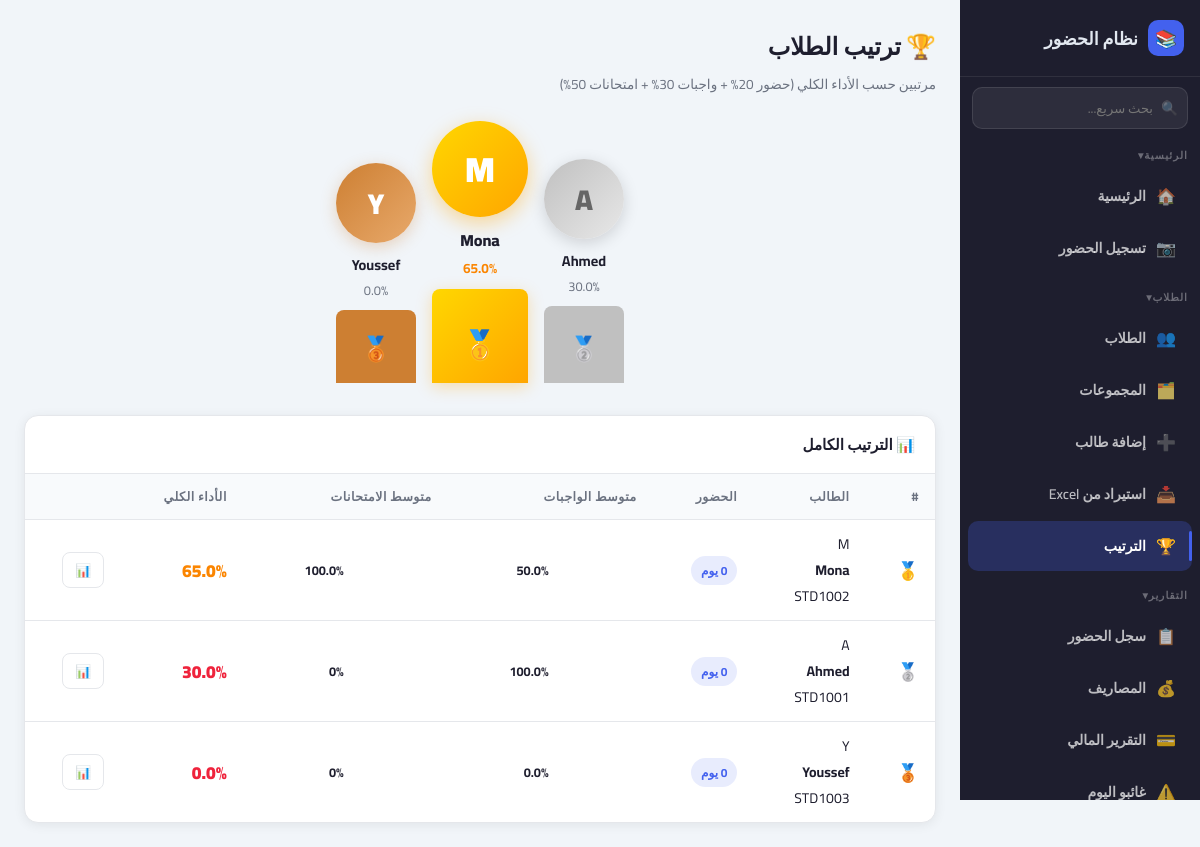
Page /ranking on the committed database.
### tables this page shows
CREATE TABLE students (
            id INTEGER PRIMARY KEY AUTOINCREMENT,
            name TEXT NOT NULL,
            parent_whatsapp TEXT,
            student_id TEXT NOT NULL UNIQUE
        , session_fee REAL DEFAULT 85, group_id INTEGER, notes TEXT DEFAULT "", sessions_per_week INTEGER DEFAULT 1);

### app.py (the view)
@app.route('/ranking')
def ranking():
    conn = sqlite3.connect('attendance.db')
    c = conn.cursor(); c.execute('SELECT id, name, student_id FROM students')
    students_list = c.fetchall(); ranking_data = []
    for s in students_list:
        sid = s[2]
        c.execute('SELECT COUNT(*) FROM attendance WHERE student_id=?', (sid,)); att = c.fetchone()[0]
        c.execute('SELECT score, max_score FROM homework WHERE student_id=?', (sid,)); hw = c.fetchall()
        c.execute('SELECT score, max_score FROM exams WHERE student_id=?', (sid,)); ex = c.fetchall()
        hw_avg = round(sum(r[0]/r[1]*100 for r in hw)/len(hw), 1) if hw else 0
        ex_avg = round(sum(r[0]/r[1]*100 for r in ex)/len(ex), 1) if ex else 0
        overall = round((hw_avg*0.3 + ex_avg*0.5 + min(att*10,100)*0.2), 1)
        ranking_data.append({'name':s[1],'student_id':sid,'attendance':att,'hw_avg':hw_avg,'ex_avg':ex_avg,'overall':overall})
    ranking_data.sort(key=lambda x: x['overall'], reverse=True)
    conn.close()
    return render_template('ranking.html', ranking=ranking_data)

### templates/ranking.html (shortened to what this page needs)
<!DOCTYPE html>
<html lang="ar" dir="rtl">
<head>
  <link rel="stylesheet" href="{{ url_for('static', filename='style.css') }}">
</head>
<body>
<div class="app-layout">
  {% include 'sidebar.html' %}
  <main class="main-content">
    <div class="topbar">
      <div class="topbar-title">
        <h1>🏆 ترتيب الطلاب</h1>
        <p>مرتبين حسب الأداء الكلي (حضور 20% + واجبات 30% + امتحانات 50%)</p>
      </div>
    </div>
    {% if ranking|length >= 3 %}
    <div style="display:flex; justify-content:center; align-items:flex-end; gap:16px; margin-bottom:32px; flex-wrap:wrap;">
      <div style="text-align:center;">
        <div style="width:80px;height:80px;background:linear-gradient(135deg,#c0c0c0,#e8e8e8);border-radius:50%;display:flex;align-items:center;justify-content:center;font-size:1.8rem;font-weight:900;color:#666;margin:0 auto 8px;box-shadow:0 4px 16px rgba(0,0,0,0.15);">
          {{ ranking[1].name[0] }}
        </div>
        <div style="font-weight:700;font-size:0.9rem;">{{ ranking[1].name }}</div>
        <div style="font-size:0.8rem;color:var(--gray);">{{ ranking[1].overall }}%</div>
        <div style="background:#c0c0c0;color:white;padding:20px 24px 12px;border-radius:8px 8px 0 0;margin-top:8px;font-size:1.5rem;">🥈</div>
      </div>
      <div style="text-align:center;">
        <div style="width:96px;height:96px;background:linear-gradient(135deg,#FFD700,#FFA500);border-radius:50%;display:flex;align-items:center;justify-content:center;font-size:2.2rem;font-weight:900;color:white;margin:0 auto 8px;box-shadow:0 6px 20px rgba(255,165,0,0.4);">
          {{ ranking[0].name[0] }}
        </div>
        <div style="font-weight:800;font-size:1rem;">{{ ranking[0].name }}</div>
        <div style="font-size:0.85rem;color:var(--warning);font-weight:700;">{{ ranking[0].overall }}%</div>
        <div style="background:linear-gradient(135deg,#FFD700,#FFA500);color:white;padding:28px 28px 12px;border-radius:8px 8px 0 0;margin-top:8px;font-size:1.8rem;box-shadow:0 4px 16px rgba(255,165,0,0.3);">🥇</div>
      </div>
      <div style="text-align:center;">
        <div style="width:80px;height:80px;background:linear-gradient(135deg,#CD7F32,#e8a96b);border-radius:50%;display:flex;align-items:center;justify-content:center;font-size:1.8rem;font-weight:900;color:white;margin:0 auto 8px;box-shadow:0 4px 16px rgba(205,127,50,0.3);">
          {{ ranking[2].name[0] }}
        </div>
        <div style="font-weight:700;font-size:0.9rem;">{{ ranking[2].name }}</div>
        <div style="font-size:0.8rem;color:var(--gray);">{{ ranking[2].overall }}%</div>
        <div style="background:#CD7F32;color:white;padding:16px 24px 12px;border-radius:8px 8px 0 0;margin-top:8px;font-size:1.5rem;">🥉</div>
      </div>
    </div>
    {% endif %}
    <div class="card">
      <div class="card-header"><h2>📊 الترتيب الكامل</h2></div>
      <div class="table-wrapper">
        {% if ranking %}
        <table>
          <thead>
            <tr>
              <th>#</th>
              <th>الطالب</th>
              <th>الحضور</th>
              <th>متوسط الواجبات</th>
              <th>متوسط الامتحانات</th>
              <th>الأداء الكلي</th>
              <th></th>
            </tr>
          </thead>
          <tbody>
            {% for s in ranking %}
            <tr>
              <td>
                <span style="font-weight:800;font-size:1.1rem;color:
                  {% if loop.index == 1 %}#FFD700
                  {% elif loop.index == 2 %}#c0c0c0
                  {% elif loop.index == 3 %}#CD7F32
                  {% else %}var(--gray){% endif %};">
                  {% if loop.index == 1 %}🥇
                  {% elif loop.index == 2 %}🥈
                  {% elif loop.index == 3 %}🥉
                  {% else %}{{ loop.index }}{% endif %}
                </span>
              </td>
              <td>
                <div class="student-row-card">
                  <div class="student-avatar">{{ s.name[0] }}</div>
                  <div class="student-info-mini">
                    <h4>{{ s.name }}</h4>
                    <p>{{ s.student_id }}</p>
                  </div>
                </div>
              </td>
              <td><span class="badge badge-primary">{{ s.attendance }} يوم</span></td>
              <td>
                <div style="display:flex;align-items:center;gap:8px;">
                  <span style="font-size:0.8rem;font-weight:700;">{{ s.hw_avg }}%</span>
                </div>
              </td>
              <td>
                <div style="display:flex;align-items:center;gap:8px;">
                  <span style="font-size:0.8rem;font-weight:700;">{{ s.ex_avg }}%</span>
                </div>
              </td>
              <td>
                <span style="font-size:1.1rem;font-weight:900;color:
                  {% if s.overall>=80 %}var(--success)
                  {% elif s.overall>=60 %}var(--warning)
                  {% else %}var(--danger){% endif %};">
                  {{ s.overall }}%
                </span>
              </td>
              <td>
                <a href="{{ url_for('performance', student_id=s.student_id) }}" class="btn btn-outline btn-sm">📊</a>
              </td>
            </tr>
            {% endfor %}
          </tbody>
        </table>
        {% else %}
        <div class="empty-state"><div class="empty-icon">🏆</div><p>لا يوجد طلاب بعد</p></div>
        {% endif %}
      </div>
    </div>
  </main>
</div>
</body>
</html>

### templates/sidebar.html (shortened to what this page needs)
<div class="sidebar" id="sidebar">
  <div class="sidebar-logo">
    <div class="logo-icon">📚</div>
    <span>نظام الحضور</span>
  </div>
  <div style="padding:10px 12px 4px;">
    <div style="position:relative;">
      <span style="position:absolute;right:10px;top:50%;transform:translateY(-50%);
        color:rgba(255,255,255,0.4);font-size:0.85rem;">🔍</span>
      <input id="sidebarSearch" type="text" placeholder="بحث سريع..."
        autocomplete="off"
        style="width:100%;padding:8px 34px 8px 10px;border-radius:10px;
          border:1px solid rgba(255,255,255,0.1);
          background:rgba(255,255,255,0.07);color:white;
          font-family:'Cairo',sans-serif;font-size:0.82rem;"
        oninput="quickSearch(this.value)">
    </div>
  </div>
  <div class="nav-section collapsible" onclick="toggleSection(this)">
    <span>الرئيسية</span><span class="section-arrow">▾</span>
  </div>
  <div class="nav-group">
    <a href="/dashboard" class="nav-link"><span class="nav-icon">🏠</span> الرئيسية</a>
    <a href="/scan"      class="nav-link"><span class="nav-icon">📷</span> تسجيل الحضور</a>
  </div>
  <div class="nav-section collapsible" onclick="toggleSection(this)">
    <span>الطلاب</span><span class="section-arrow">▾</span>
  </div>
  <div class="nav-group">
    <a href="/students"       class="nav-link"><span class="nav-icon">👥</span> الطلاب</a>
    <a href="/groups"         class="nav-link"><span class="nav-icon">🗂️</span> المجموعات</a>
    <a href="/add_student"    class="nav-link"><span class="nav-icon">➕</span> إضافة طالب</a>
    <a href="/import_students" class="nav-link"><span class="nav-icon">📥</span> استيراد من Excel</a>
    <a href="/ranking"        class="nav-link"><span class="nav-icon">🏆</span> الترتيب</a>
  </div>
  <div class="nav-section collapsible" onclick="toggleSection(this)">
    <span>التقارير</span><span class="section-arrow">▾</span>
  </div>
  <div class="nav-group">
    <a href="/report"          class="nav-link"><span class="nav-icon">📋</span> سجل الحضور</a>
    <a href="/fees"            class="nav-link"><span class="nav-icon">💰</span> المصاريف</a>
    <a href="/monthly_finance" class="nav-link"><span class="nav-icon">💳</span> التقرير المالي</a>
    <a href="/absent_today"    class="nav-link"><span class="nav-icon">⚠️</span> غائبو اليوم</a>
  </div>
</div>

### static/style.css (style rules this page uses)
:root { --primary: #4361ee; --primary-light: #818cf8; --success: #06d6a0; --danger: #ef233c; --warning: #fb8500; --dark: #1e1e2e; --gray: #6b7280; --border: #e5e7eb; --white: #ffffff; --light: #f8fafc; --sidebar-w: 240px; --card-shadow: 0 2px 12px rgba(0,0,0,0.07); --radius: 14px; --bg: #f1f5f9; --card-bg: #ffffff; --text: #1e1e2e; --topbar-bg: #ffffff; }
*, *::before, *::after { box-sizing: border-box; margin: 0; padding: 0; }
html { font-size: 16px; }
body { font-family: 'Cairo', sans-serif; background: var(--bg); color: var(--text); min-height: 100vh; transition: background 0.3s, color 0.3s; }
.app-layout { display: flex; min-height: 100vh; }
.sidebar { width: var(--sidebar-w); background: var(--dark); color: #e2e8f0; display: flex; flex-direction: column; position: fixed; top: 0; right: 0; height: 100vh; z-index: 100; transition: transform 0.3s; overflow-y: auto; }
.sidebar-logo { padding: 20px 16px; font-size: 1.1rem; font-weight: 900; border-bottom: 1px solid rgba(255,255,255,0.08); display: flex; align-items: center; gap: 10px; }
.sidebar-logo .logo-icon { width: 36px; height: 36px; background: var(--primary); border-radius: 10px; display: flex; align-items: center; justify-content: center; font-size: 1.1rem; }
.nav-section { padding: 12px 12px 4px; font-size: 0.65rem; text-transform: uppercase; letter-spacing: 1px; color: rgba(255,255,255,0.35); font-weight: 700; }
.nav-link { display: flex; align-items: center; gap: 10px; padding: 10px 16px; color: rgba(255,255,255,0.7); text-decoration: none; font-size: 0.88rem; font-weight: 600; border-radius: 10px; margin: 2px 8px; transition: all 0.15s; }
.nav-link:hover, .nav-link.active { background: rgba(67,97,238,0.25); color: #fff; }
.nav-link .nav-icon { font-size: 1rem; width: 20px; text-align: center; }
.main-content { margin-right: var(--sidebar-w); padding: 24px; flex: 1; min-width: 0; }
.topbar { display: flex; justify-content: space-between; align-items: flex-start; margin-bottom: 24px; flex-wrap: wrap; gap: 12px; }
.topbar-title h1 { font-size: 1.5rem; font-weight: 900; }
.topbar-title p { font-size: 0.85rem; color: var(--gray); margin-top: 2px; }
.card { background: var(--card-bg); border-radius: var(--radius); box-shadow: var(--card-shadow); border: 1px solid var(--border); overflow: hidden; }
.card-header { padding: 14px 20px; border-bottom: 1px solid var(--border); display: flex; justify-content: space-between; align-items: center; gap: 10px; }
.card-header h2 { font-size: 0.95rem; font-weight: 700; }
.btn { display: inline-flex; align-items: center; gap: 6px; padding: 9px 18px; border-radius: 10px; border: none; cursor: pointer; font-family: 'Cairo', sans-serif; font-size: 0.88rem; font-weight: 700; text-decoration: none; transition: all 0.15s; white-space: nowrap; }
.btn-outline { background: transparent; color: var(--text); border: 1.5px solid var(--border); }
.btn-sm { padding: 5px 12px; font-size: 0.8rem; border-radius: 8px; }
table { width: 100%; border-collapse: collapse; }
th, td { padding: 11px 16px; text-align: right; font-size: 0.875rem; border-bottom: 1px solid var(--border); }
th { font-weight: 700; font-size: 0.78rem; color: var(--gray); text-transform: uppercase; letter-spacing: 0.5px; background: var(--light); }
tr:last-child td { border-bottom: none; }
.badge { display: inline-block; padding: 3px 10px; border-radius: 20px; font-size: 0.75rem; font-weight: 700; }
.badge-primary { background: rgba(67,97,238,0.12); color: var(--primary); }
.main-content { animation: fadeSlideIn 0.35s ease-out; }
.card { transition: box-shadow 0.2s, transform 0.2s; }
.nav-link { transition: background 0.15s, color 0.15s, transform 0.15s; }
.btn { transition: all 0.15s; }
tr { transition: background 0.1s; }
.nav-link.active { position: relative; }
.nav-link.active::before { content: ''; position: absolute; right: 0; top: 20%; height: 60%; width: 3px; background: var(--primary); border-radius: 2px; }
.sidebar { transition: transform 0.3s cubic-bezier(0.4, 0, 0.2, 1); }

### rows in the picture
students: name "A", name "Ahmed", student_id "STD1001", hw_avg "100.0", ex_avg "0", overall "30.0"
students: name "M", name "Mona", student_id "STD1002", hw_avg "50.0", ex_avg "100.0", overall "65.0"
students: name "Y", name "Youssef", student_id "STD1003", hw_avg "0.0", ex_avg "0", overall "0.0"

### other values in the picture
{{ ranking[1].overall }} "30.0"
{{ ranking[0].overall }} "65.0"
{{ ranking[2].overall }} "0.0"
